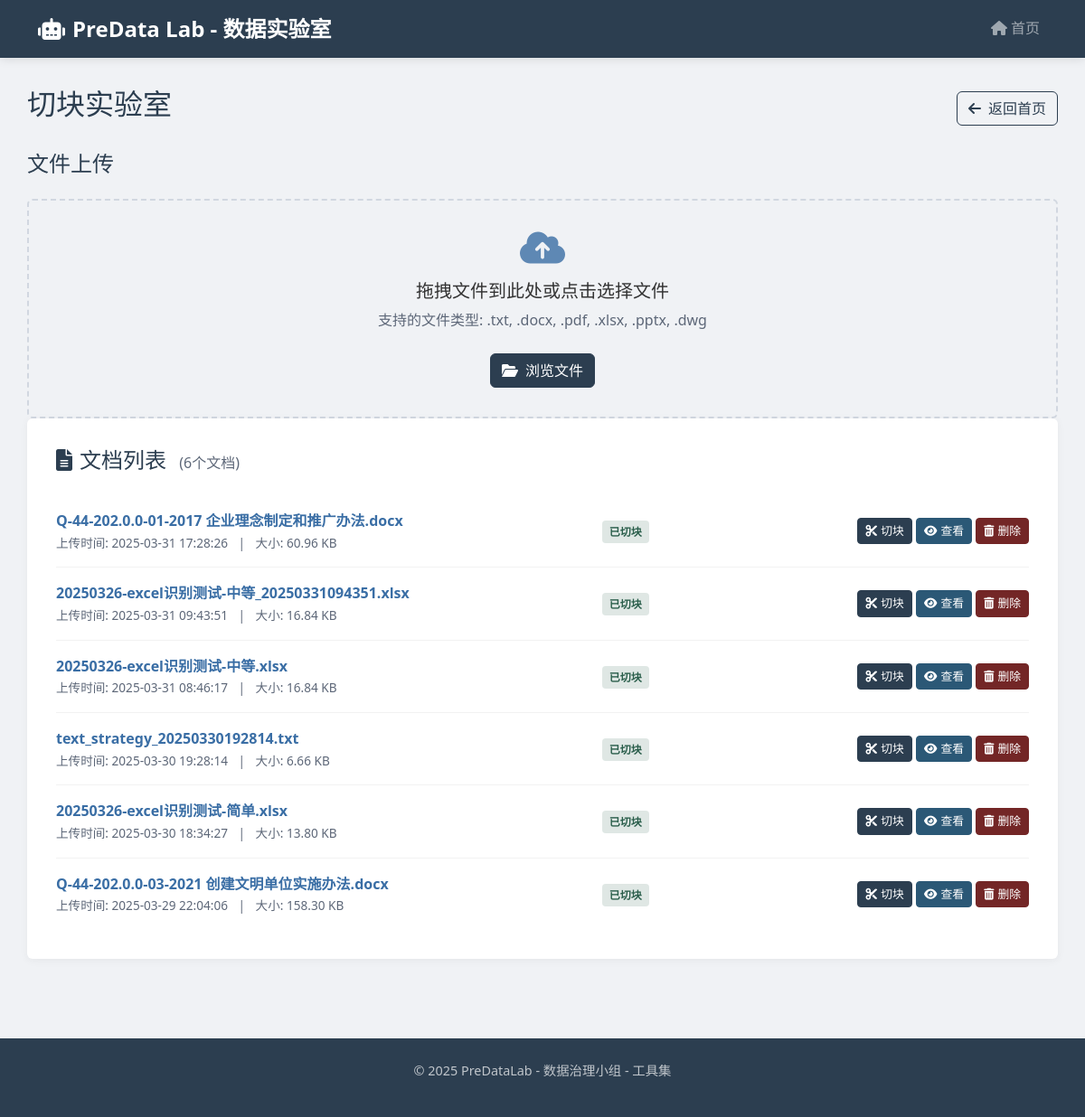
Page /chunklab/index on the committed database.
### app/database.py (models this page shows, shortened)
class Document(Base):
    __tablename__ = "documents"
    id = Column(Integer, primary_key=True, index=True)
    filename = Column(String(255), nullable=False)
    filepath = Column(String(255), nullable=False)
    filetype = Column(String(50))
    filesize = Column(Integer)  # 文件大小（字节）
    upload_time = Column(DateTime, default=datetime.now)
    status = Column(String(50), default="未切块")
    last_chunk_params = Column(JSON, default=lambda: json.dumps({}))
    hash = Column(String(64))  # 文件哈希值
    chunks = relationship("Chunk", back_populates="document", cascade="all, delete-orphan")

### app/chunklab/routes.py (the view)
@router.get("/index")
async def index(request: Request, db: Session = Depends(get_db)):
    documents = db.query(Document).order_by(Document.upload_time.desc()).all()
    return templates.TemplateResponse(
        "chunklab/index.html",
        {
            "request": request,
            "documents": documents,
            "allowed_extensions": ", ".join(APP_CONFIG['ALLOWED_EXTENSIONS']),
            "now": datetime.now
        }
    )

### app/templates/chunklab/index.html (shortened to what this page needs)
{% extends "base.html" %}
{% block content %}
<div class="row mb-4">
    <div class="col-12">
        <div class="d-flex justify-content-between align-items-center mb-4">
            <h2>切块实验室</h2>
            <a href="/" class="btn btn-outline-primary">
                <i class="fas fa-arrow-left me-2"></i>返回首页
            </a>
        </div>
        <div class="upload-container">
            <h4 class="mb-4">文件上传</h4>
            <form id="uploadForm" enctype="multipart/form-data">
                <div class="drop-zone" id="dropZone">
                    <i class="fas fa-cloud-upload-alt upload-icon"></i>
                    <h5>拖拽文件到此处或点击选择文件</h5>
                    <p class="text-muted">支持的文件类型: {{ allowed_extensions }}</p>
                    <button type="button" id="browseButton" class="btn btn-primary mt-2">
                        <i class="fas fa-folder-open me-2"></i>浏览文件
                    </button>
                </div>
            </form>
        </div>
        <div class="document-list">
            <h4 class="mb-4">
                <i class="fas fa-file-alt me-2"></i>文档列表
                <span class="text-muted fs-6 ms-2">({{ documents|length }}个文档)</span>
            </h4>
            {% if documents %}
                <div class="documents-container">
                    {% for document in documents %}
                    <div class="document-item">
                        <div class="row align-items-center">
                            <div class="col-lg-6">
                                <div class="document-name">{{ document.filename }}</div>
                                <div class="document-meta">
                                    上传时间: {{ document.upload_time.strftime('%Y-%m-%d %H:%M:%S') }}
                                    <span class="mx-2">|</span>
                                    大小: {{ '%0.2f'|format(document.filesize/1024) }} KB
                                </div>
                            </div>
                            <div class="col-lg-2 text-center">
                                <span class="document-status {% if document.status == '已切块' %}status-chunked{% elif document.status == '处理中' %}status-processing{% else %}status-pending{% endif %}">
                                    {{ document.status }}
                                </span>
                            </div>
                            <div class="col-lg-4 text-end action-buttons">
                                <a href="/chunklab/documents/{{ document.id }}/chunk" class="btn btn-primary btn-sm">
                                    <i class="fas fa-cut me-1"></i>切块
                                </a>
                                {% if document.status == '已切块' %}
                                <a href="/chunklab/documents/{{ document.id }}/chunks" class="btn btn-info btn-sm">
                                    <i class="fas fa-eye me-1"></i>查看
                                </a>
                                {% endif %}
                                <button type="button" class="btn btn-danger btn-sm"
                                        onclick="confirmDelete('/chunklab/documents/{{ document.id }}', '{{ document.filename }}')">
                                    <i class="fas fa-trash-alt me-1"></i>删除
                                </button>
                            </div>
                        </div>
                    </div>
                    {% endfor %}
                </div>
            {% else %}
                <div class="alert alert-info">
                    <i class="fas fa-info-circle me-2"></i>
                    暂无文档。请上传文件进行切块处理。
                </div>
            {% endif %}
        </div>
    </div>
</div>
{% endblock %}

### app/templates/base.html (shortened to what this page needs)
<!DOCTYPE html>
<html lang="zh">
<head>
    <link href="https://cdn.jsdelivr.net/npm/bootstrap@5.2.3/dist/css/bootstrap.min.css" rel="stylesheet">
    <link rel="stylesheet" href="https://cdnjs.cloudflare.com/ajax/libs/font-awesome/6.0.0/css/all.min.css">
    <link rel="stylesheet" href="https://cdn.jsdelivr.net/npm/sweetalert2@11.0.18/dist/sweetalert2.min.css">
</head>
<body>
    <nav class="navbar navbar-expand-lg navbar-dark">
        <div class="container">
            <a class="navbar-brand" href="/">
                <i class="fas fa-robot me-2"></i>PreData Lab - 数据实验室
            </a>
            <div class="collapse navbar-collapse" id="navbarNav">
                <ul class="navbar-nav ms-auto">
                    <li class="nav-item">
                        <a class="nav-link" href="/">
                            <i class="fas fa-home me-1"></i>首页
                        </a>
                    </li>
                </ul>
            </div>
        </div>
    </nav>
    <div class="container content-container">
        {% block content %}{% endblock %}
    </div>
    <footer>
        <div class="container">
            <p>&copy; {{ now().year }} PreDataLab - 数据治理小组 - 工具集</p>
        </div>
    </footer>
</body>
</html>

### rows in the picture
Document: filename "Q-44-202.0.0-01-2017 企业理念制定和推广办法.docx", upload_time "2025-03-31 17:28:26", document.filesize/1024 "60.96", status "已切块"
Document: filename "20250326-excel识别测试-中等_20250331094351.xlsx", upload_time "2025-03-31 09:43:51", document.filesize/1024 "16.84", status "已切块"
Document: filename "20250326-excel识别测试-中等.xlsx", upload_time "2025-03-31 08:46:17", document.filesize/1024 "16.84", status "已切块"
Document: filename "text_strategy_20250330192814.txt", upload_time "2025-03-30 19:28:14", document.filesize/1024 "6.66", status "已切块"
Document: filename "20250326-excel识别测试-简单.xlsx", upload_time "2025-03-30 18:34:27", document.filesize/1024 "13.80", status "已切块"
Document: filename "Q-44-202.0.0-03-2021 创建文明单位实施办法.docx", upload_time "2025-03-29 22:04:06", document.filesize/1024 "158.30", status "已切块"

### other values in the picture
{{ allowed_extensions }} ".txt, .docx, .pdf, .xlsx, .pptx, .dwg"
{{ documents|length }} "6"
